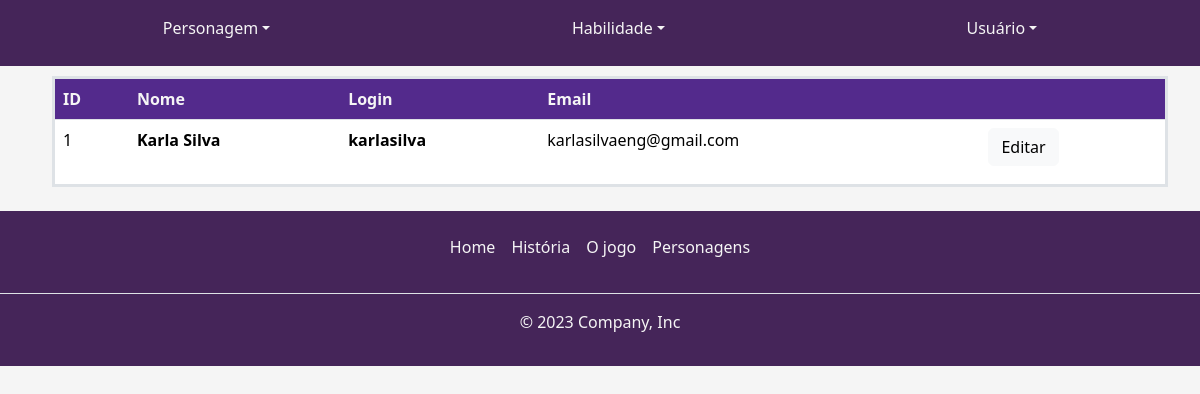
The page /admin/usuarios on the database as committed earlier.
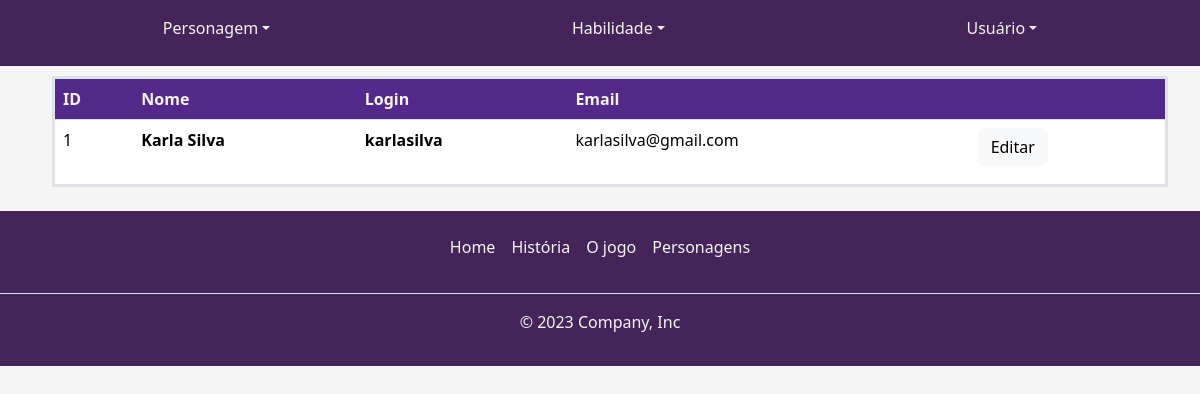
The same page on the database as committed later.
### tables this page shows
CREATE TABLE "usuarios" (
	"id"	INTEGER,
	"nome"	TEXT,
	"login"	TEXT,
	"email"	TEXT,
	"senha"	TEXT,
	PRIMARY KEY("id" AUTOINCREMENT)
);

### app.py (the view)
@app.route("/admin/usuarios")
def home_usuario_admin():
    lista_usuarios = db_utils.retornar_usuarios()
    return render_template("admin/listar-usuarios.html", usuarios=lista_usuarios,)

### db_utils.py (called while the page is built)
def retornar_usuarios():
    try:
        conn = sqlite3.connect("database.db")
        cursor = conn.cursor()
        sql_select = "SELECT * FROM usuarios"
        cursor.execute(sql_select)
        usuarios = cursor.fetchall()
        conn.close()
        return usuarios
    except:
        return False

### templates/admin/listar-usuarios.html
{% extends 'base-admin.html' %}
{% block content %}
<div>
    <table class="table">
        <thead>
            <tr>
                <th>ID</th>
                <th>Nome</th>
                <th>Login</th>
                <th>Email</th>
                <th></th>
            </tr>
        </thead>
        <tbody>
            {% for id, nome, login, email, senha in usuarios %}
            <tr>
                <td>{{ id }}</td>
                <td><strong>{{ nome }}</strong></td>
                <td><strong>{{ login }}</strong></td>
                <td>{{ email }}</td>
                <td><a class="btn btn-light"href="{{ url_for('editar_usuario', id = id)}}">Editar</a></td>
            </tr>
            {% endfor %}
        </tbody>
    </table>
</div>
{% endblock %}

Rows that differ between the two databases and show on the page:
changed usuarios "Karla Silva": email "karlasilvaeng@gmail.com" → "karlasilva@gmail.com"
